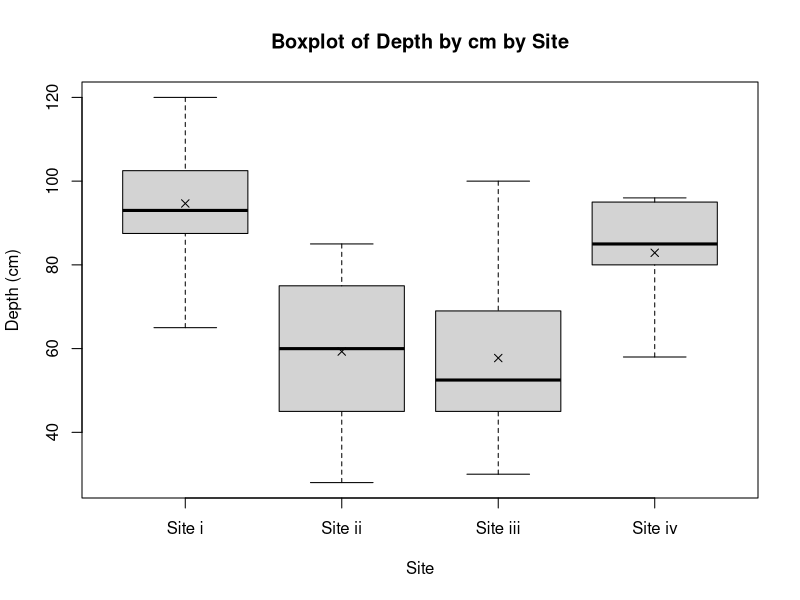
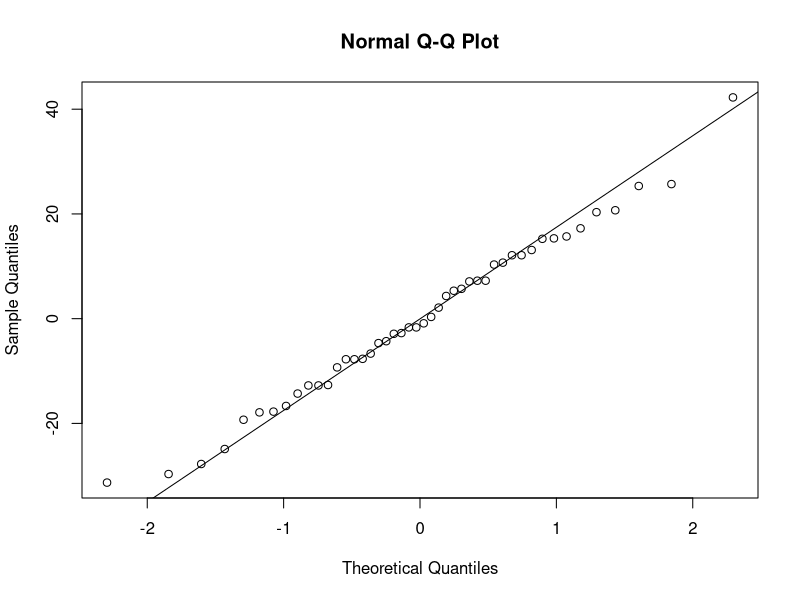
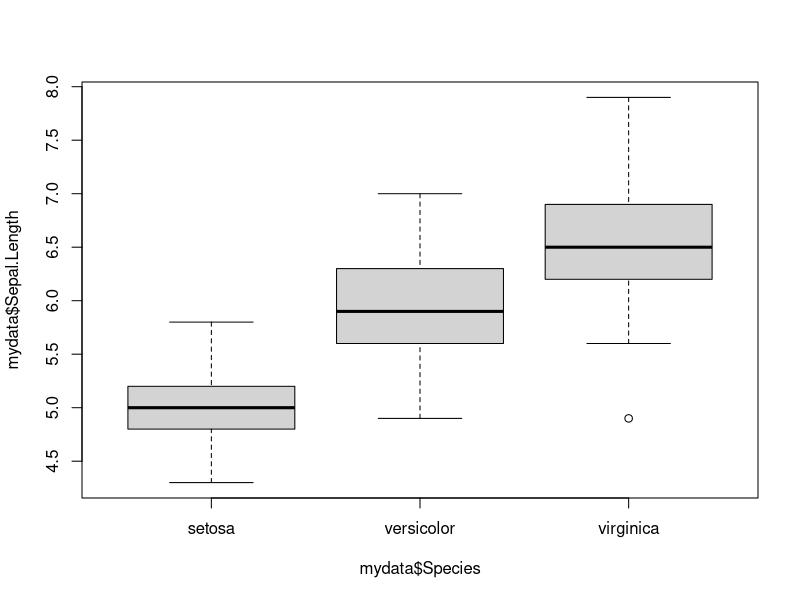
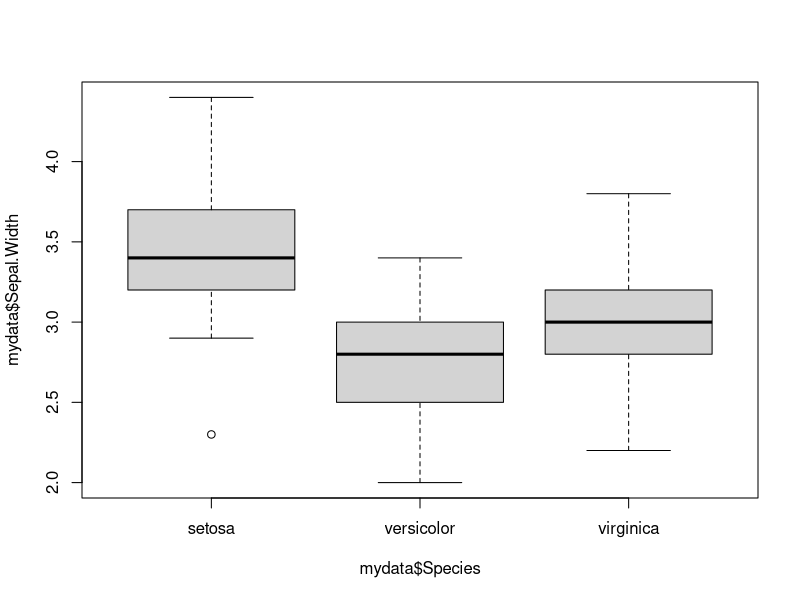
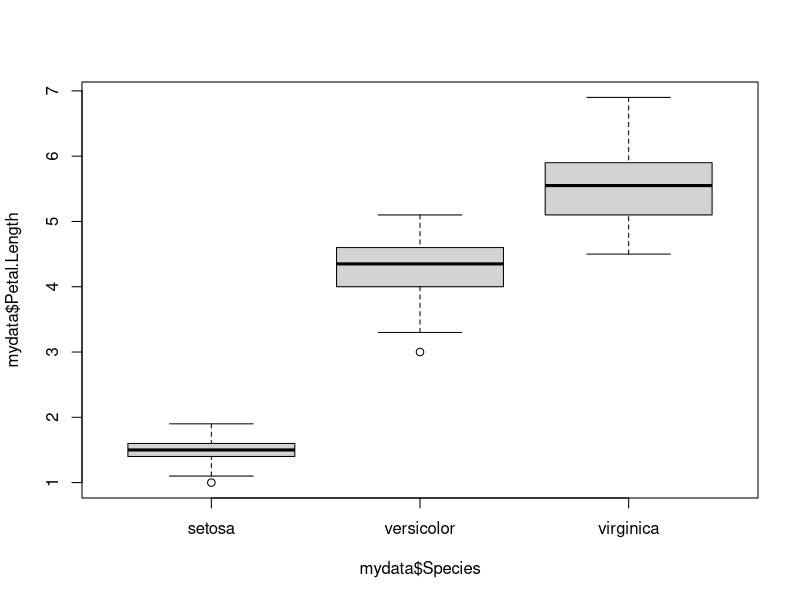

The R script that drew these images, in order:
# 1st Part of 19.1
# h0: All means are equal // Ha: One mean is not equal
# Create a data frame with the depth and site columns
info <- data.frame(
  "depth" = c(
    93, 120, 65, 105, 115, 82, 99, 87, 100, 90, 78, 95, 93, 88, 110, 85,
    45, 80, 28, 75, 70, 65, 55, 50, 40, 100, 75, 65, 40, 73, 65, 50, 30,
    45, 50, 45, 55, 96, 58, 95, 90, 65, 80, 85, 95, 82
),
"site" = c(
    rep("Site i", 15),
    rep("Site ii", 10),
    rep("Site iii", 12),
    rep("Site iv", 9)
) )
# Convert site to a factor
info$site <- factor(info$site)
# Calculate the mean depth for each site
infomean <- tapply(info$depth, info$site, mean)
# Create a boxplot and add mean values as points
boxplot(info$depth ~ info$site,
        xlab = "Site",
        ylab = "Depth (cm)",
        main = "Boxplot of Depth by cm by Site")
points(1:4, infomean, pch = 4)

# Center the depth values by subtracting the mean depth for each site
infomeancen <- info$depth - infomean[info$site]
# Check the normality assumption by creating a normal QQ plot
qqnorm(infomeancen)
qqline(infomeancen)

# Check the equality of variances using the ratio of the maximum to minimum standard devia
info.sds <- tapply(info$depth, info$site, sd)
max(info.sds)/min(info.sds)

# Run an ANOVA test and print the summary
infoaov <- aov(depth ~ site, info)
summary(infoaov)

# Close the plot device
dev.off()

# 2nd Part of 19.1
# Diagnosis checking what suits an ANOVA analysis
# Sepal.Length ----
# Load the iris dataset
mydata <- iris
# Print the dataset
mydata

# Check normality using Shapiro-Wilk test for each variable
shapiro.test(mydata$Sepal.Length)
shapiro.test(mydata$Sepal.Width)
shapiro.test(mydata$Petal.Length)
shapiro.test(mydata$Petal.Width)

# Set plot margins
par(mar=c(5, 4, 4, 2) + 0.1)
# Save boxplots for each variable grouped by species as a PDF file
pdf("myplot.pdf", width = 8, height = 4)

boxplot(mydata$Sepal.Length~mydata$Species)

boxplot(mydata$Sepal.Width~mydata$Species)

{boxplot(mydata$Petal.Length~mydata$Species)}

# Run an ANOVA test on Sepal.Width grouped by species and print the summary
anova=aov(mydata$Sepal.Width~mydata$Species)
summary(anova)




